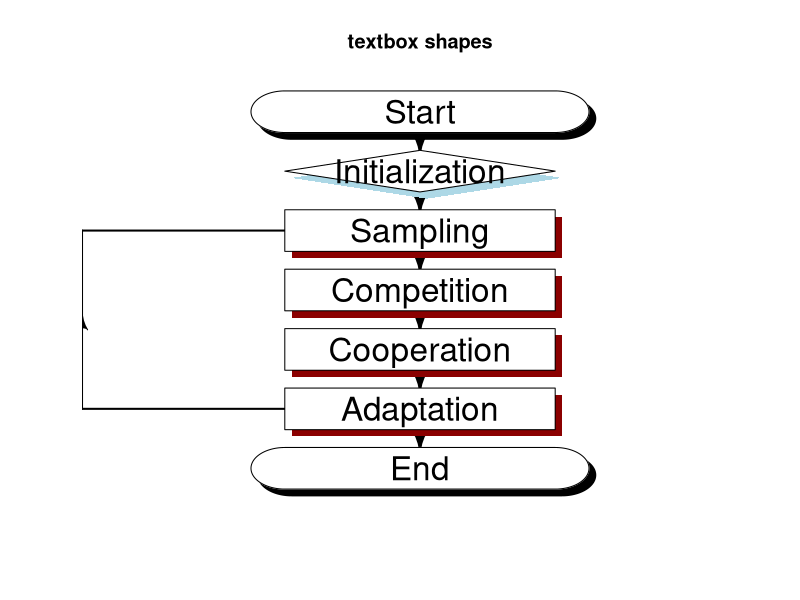
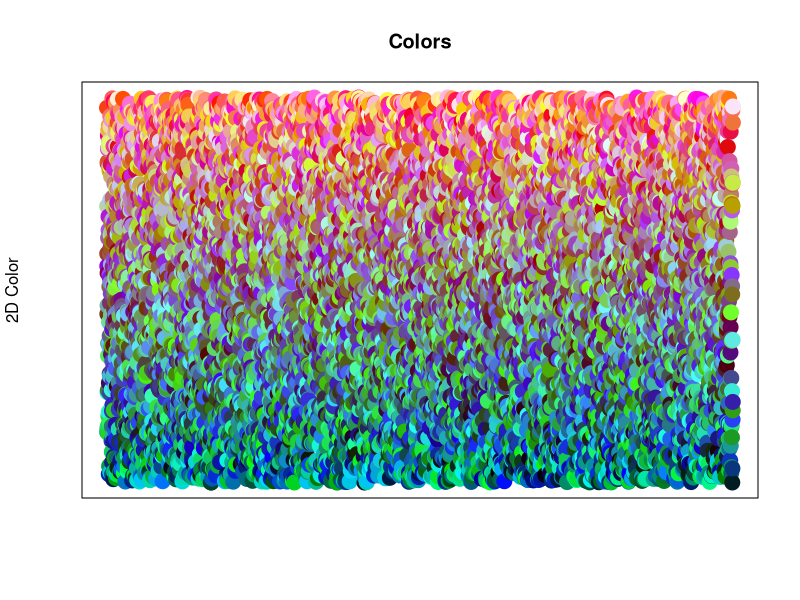
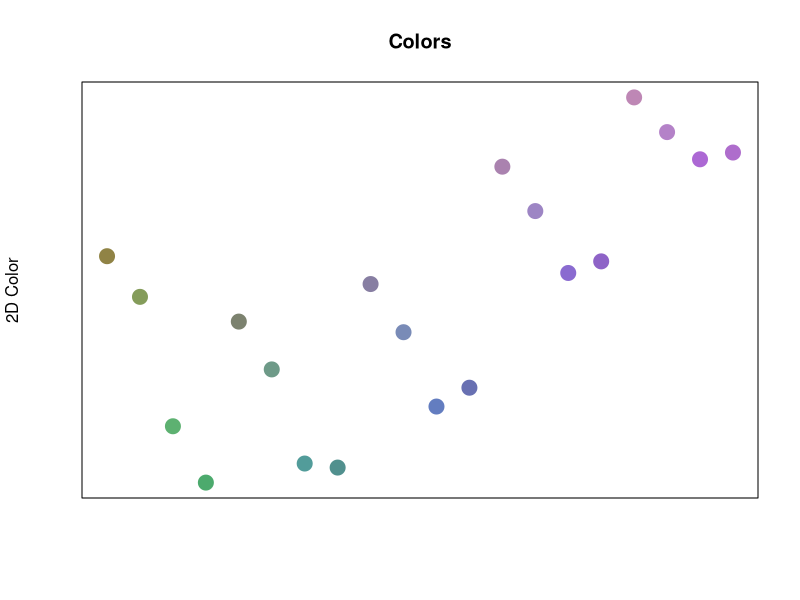

These figures' R source, in order:
## ---- chunk 1
#install.packages("DiagrammeR")
library(DiagrammeR)
#install.packages("diagram")
library(diagram)
## ---- chunk 2
library(DiagrammeR)


openplotmat(main = "textbox shapes")
 rx <- 0.2
 ry <- 0.05
pos <- coordinates(c(1,1,1,1,1,1,1 ), mx = -0.00001)
fromto <- matrix(ncol = 2, byrow = TRUE,  data = c(1, 2, 2, 3, 3,4,4,5,5,6,6,7))
nr <- nrow(fromto)

arrpos <- matrix(ncol = 2, nrow = nr) 
for (i in 1:nr)
{arrpos[i, ] <- straightarrow (to = pos[fromto[i, 2], ],
from = pos[fromto[i, 1], ],
lwd = 2, arr.pos = 0.6, arr.length = 0.5)
}
segmentarrow (from = pos[6, ], to = pos[3, ], lty = 1, lcol = 1)
textround(mid = pos[1,], radx = rx, rady = ry, lab = "Start", cex = 2, shadow.col = "black")
textdiamond(mid = pos[2,], radx = rx, rady = ry, lab = "Initialization", cex = 2, shadow.col = "lightblue")
textrect(mid = pos[3,], radx = rx, rady = ry, lab = "Sampling", cex = 2, shadow.col = "darkred")
textrect(mid = pos[4,], radx = rx, rady = ry, lab = "Competition", cex = 2, shadow.col = "darkred")
textrect(mid = pos[5,], radx = rx, rady = ry, lab = "Cooperation", cex = 2, shadow.col = "darkred")
textrect(mid = pos[6,], radx = rx, rady = ry, lab = "Adaptation", cex = 2, shadow.col = "darkred")
textround(mid = pos[7,], radx = rx, rady = ry, lab = "End", cex = 2, shadow.col = "black")



## ---- chunk 3
#Let's create a matrix of 10 rows and 5 columns
t <- matrix(runif(50, min=0, max=255), nrow = (10), ncol = 5)
t
## ---- chunk 4
i <- sample(t, 1, replace = F)
i
## ---- chunk 5

#Lets make a function to calculate euclidean distance.
euclidean <- function(a, b) sqrt(sum((a - b)^2))

#Let's run this on a sample input

euclidean(2,4)
## ---- chunk 6
# Defining a function to calculate the neighbourhood using the radius of neighbourhood and lateral distance.
neighbourhood <- function(distance,radius) exp(-(distance**2)/(2*(radius**2)))

# Calculating sample neighbourhood for lateral distance 2 and radius 4.
neighbourhood(2,4)
## ---- chunk 7

#Two functions for the decaying learning rate and sigma
decay_radius <- function (init_radius,i,time_constant) init_radius*exp(-i/time_constant)
decay_learning_rate <- function(init_learning_rate,i,n_iter) init_learning_rate* exp(-i/n_iter)

# Calculate radius of neighborhood at a time 4, with radius 3 and at the 4th iteration
decay_radius(4,4,3)

#Calculating the learning rate of model at the 3rd iteration out of a total of 100 iterations and initial learning rate of 0.1.
decay_learning_rate(0.1,3,100)

## ---- chunk 8

set.seed(11)
#### generate some RGB data ####
## select the number of random RGB vectors for training data
size_data <- 10000
## generate dataframe of random RGB vectors
n <- 3 #n is the number of input dimensions
sample <- as.data.frame(matrix(nrow = size_data, ncol = n))
colnames(sample) <- paste0("a" , 1:n)
for(i in 1:n) #iterating over columns
{  sample[,i]<- sample(0:255, size_data, replace = T) #RGB data of 10000 rows
}

View(sample)

# Change the data frame with training data to a matrix
# Also center and scale all variables to give them equal importance during
# the SOM training process. 
#data_train_matrix <- as.matrix(scale(sample))
data_train_matrix <- as.matrix(sample)
## ---- chunk 9

#Now lets initialize the weights of the neural network.
#Creating a p x q neural network.
p <- 5
q <- 4

weights_matrix <- matrix(runif(p*q*n, min=0, max=255), nrow = (p*q), ncol = n)

colnames(weights_matrix) <-  colnames(data_train_matrix)
## ---- chunk 10

#Lets make a function to calculate euclidean distance.
euclidean <- function(a, b) sqrt(sum((a - b)^2))

#As a part of competition process we need to find BMU. So let's create function to find BMU.

find_bmu <- function(random_input)
{
  
  min_dist=1000000
  min_index = 0
  
  for (i in 1:length(1:(p*q)))
  {
    if (euclidean(weights_matrix[i,],random_input) < min_dist)
    {
      min_dist <- euclidean(weights_matrix[i,],random_input)
      min_index <- i
    }
    
    
  }
  return(min_index)
  
}
## ---- chunk 11

#Defining the training parameters
n_iter=2000
init_learning_rate=0.1
init_radius=max(p,q)/2
time_constant=n_iter/log(init_radius)

#Three functions for the decaying learning rate, sigma and neighbourhood
decay_radius <- function (init_radius,i,time_constant) init_radius*exp(-i/time_constant)
decay_learning_rate <- function(init_learning_rate,i,n_iter) init_learning_rate* exp(-i/n_iter)
neighbourhood <- function(distance,radius) exp(-(distance**2)/(2*(radius**2)))

input_indices <- 1:size_data

for (i in 1:n_iter)
{
  
  #Randomly selecting input row from given dataset
  current_row_index <- sample(input_indices, 1, replace = F)
  random_input_row <- data_train_matrix[current_row_index,]
  
  r <- decay_radius(init_radius,i,time_constant)
  l <- decay_learning_rate(init_learning_rate,i,n_iter)
  bmu_idx <- find_bmu(random_input_row)
  bmu_row <- bmu_idx/q
  bmu_col <- bmu_idx%%q
  
  
  for (x in 1:p)
  {
    for (y in 1:q)
    {
      lateral_distance <- euclidean(c(x,y), c(bmu_row, bmu_col))
      neighbourhood_current <- neighbourhood(lateral_distance, r)
      old_weight <- weights_matrix[q*(x-1)+y,]
      new_weight <- old_weight + (l*neighbourhood_current*(random_input_row-old_weight))
      for(t in 1:n)
      {
      weights_matrix[q*(x-1)+y,t] <- as.numeric(new_weight[t])
      }
    
    }
  }
  
  
}


ddf<- as.data.frame(weights_matrix)


View(ddf)

## ---- chunk 12
colors <- sample
colnames(colors) <- c("red","green","blue")
colors$red <- as.numeric(colors$red)
colors$green <- as.numeric(colors$green)
colors$blue <- as.numeric(colors$blue)
colors$hex = rgb(colors$red, colors$blue, colors$green, maxColorValue = 255)

View(colors)

# Map each color to an x-coordinate for easy plotting.
colors2d <-sapply(1:nrow(colors), function(row) {
  color <- colors[row,]
  (color$red * 256 * 256) + (color$green * 256) + color$blue
})
colors$x <- colors2d


# Plot the colors - the more data, the more apparent the gradient will be.
plot(x=colors$x, col=colors$hex, pch=19, cex=2, main='Colors', xlab='', ylab='2D Color', yaxt='n', xaxt='n')

## ---- chunk 13
colors <- ddf
colnames(colors) <- c("red","green","blue")
colors$red <- as.numeric(colors$red)
colors$green <- as.numeric(colors$green)
colors$blue <- as.numeric(colors$blue)
colors$hex = rgb(colors$red, colors$blue, colors$green, maxColorValue = 255)

View(colors)

# Map each color to an x-coordinate for easy plotting.
colors2d <-sapply(1:nrow(colors), function(row) {
  color <- colors[row,]
  (color$red * 256 * 256) + (color$green * 256) + color$blue
})
colors$x <- colors2d


# Plot the colors - the more data, the more apparent the gradient will be.
plot(x=colors$x, col=colors$hex, pch=19, cex=2, main='Colors', xlab='', ylab='2D Color', yaxt='n', xaxt='n')
